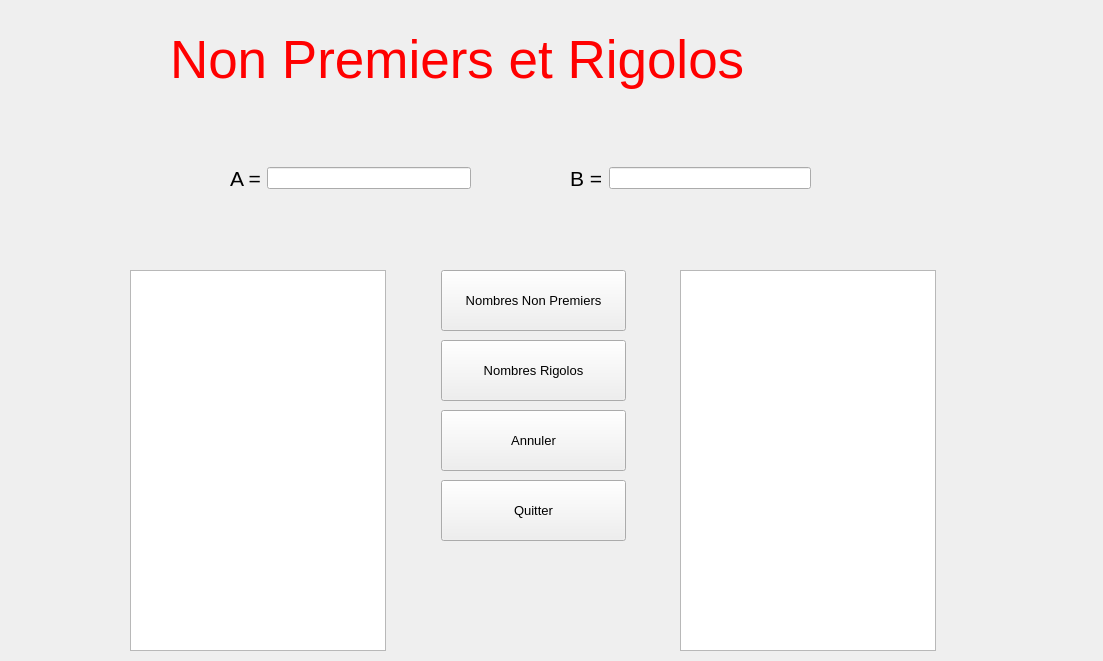
<?xml version="1.0" encoding="UTF-8"?>
<ui version="4.0">
 <class>Form</class>
 <widget class="QWidget" name="Form">
  <property name="geometry">
   <rect>
    <x>0</x>
    <y>0</y>
    <width>1103</width>
    <height>661</height>
   </rect>
  </property>
  <property name="windowTitle">
   <string>Form</string>
  </property>
  <widget class="QLabel" name="label">
   <property name="geometry">
    <rect>
     <x>170</x>
     <y>0</y>
     <width>731</width>
     <height>121</height>
    </rect>
   </property>
   <property name="font">
    <font>
     <pointsize>40</pointsize>
    </font>
   </property>
   <property name="text">
    <string>&lt;html&gt;&lt;head/&gt;&lt;body&gt;&lt;p&gt;&lt;span style=&quot; color:#ff0000;&quot;&gt;Non Premiers et Rigolos&lt;/span&gt;&lt;/p&gt;&lt;/body&gt;&lt;/html&gt;</string>
   </property>
  </widget>
  <widget class="QPushButton" name="btn1">
   <property name="geometry">
    <rect>
     <x>441</x>
     <y>270</y>
     <width>185</width>
     <height>61</height>
    </rect>
   </property>
   <property name="font">
    <font>
     <pointsize>10</pointsize>
    </font>
   </property>
   <property name="text">
    <string>Nombres Non Premiers</string>
   </property>
  </widget>
  <widget class="QListWidget" name="l1">
   <property name="geometry">
    <rect>
     <x>130</x>
     <y>270</y>
     <width>256</width>
     <height>381</height>
    </rect>
   </property>
  </widget>
  <widget class="QListWidget" name="l2">
   <property name="geometry">
    <rect>
     <x>680</x>
     <y>270</y>
     <width>256</width>
     <height>381</height>
    </rect>
   </property>
  </widget>
  <widget class="QWidget" name="layoutWidget">
   <property name="geometry">
    <rect>
     <x>570</x>
     <y>140</y>
     <width>241</width>
     <height>76</height>
    </rect>
   </property>
   <layout class="QHBoxLayout" name="horizontalLayout_2">
    <item>
     <widget class="QLabel" name="label_3">
      <property name="font">
       <font>
        <pointsize>16</pointsize>
       </font>
      </property>
      <property name="text">
       <string>B =</string>
      </property>
     </widget>
    </item>
    <item>
     <widget class="QLineEdit" name="bb"/>
    </item>
   </layout>
  </widget>
  <widget class="QPushButton" name="btn3">
   <property name="geometry">
    <rect>
     <x>441</x>
     <y>410</y>
     <width>185</width>
     <height>61</height>
    </rect>
   </property>
   <property name="font">
    <font>
     <pointsize>10</pointsize>
    </font>
   </property>
   <property name="text">
    <string>Annuler</string>
   </property>
  </widget>
  <widget class="QPushButton" name="btn2">
   <property name="geometry">
    <rect>
     <x>441</x>
     <y>340</y>
     <width>185</width>
     <height>61</height>
    </rect>
   </property>
   <property name="font">
    <font>
     <pointsize>10</pointsize>
    </font>
   </property>
   <property name="text">
    <string>Nombres Rigolos</string>
   </property>
  </widget>
  <widget class="QPushButton" name="btn4">
   <property name="geometry">
    <rect>
     <x>441</x>
     <y>480</y>
     <width>185</width>
     <height>61</height>
    </rect>
   </property>
   <property name="font">
    <font>
     <pointsize>10</pointsize>
    </font>
   </property>
   <property name="text">
    <string>Quitter</string>
   </property>
  </widget>
  <widget class="QWidget" name="">
   <property name="geometry">
    <rect>
     <x>230</x>
     <y>140</y>
     <width>241</width>
     <height>76</height>
    </rect>
   </property>
   <layout class="QHBoxLayout" name="horizontalLayout">
    <item>
     <widget class="QLabel" name="label_2">
      <property name="font">
       <font>
        <pointsize>16</pointsize>
       </font>
      </property>
      <property name="text">
       <string>A =</string>
      </property>
     </widget>
    </item>
    <item>
     <widget class="QLineEdit" name="aa"/>
    </item>
   </layout>
  </widget>
 </widget>
 <resources/>
 <connections/>
</ui>
